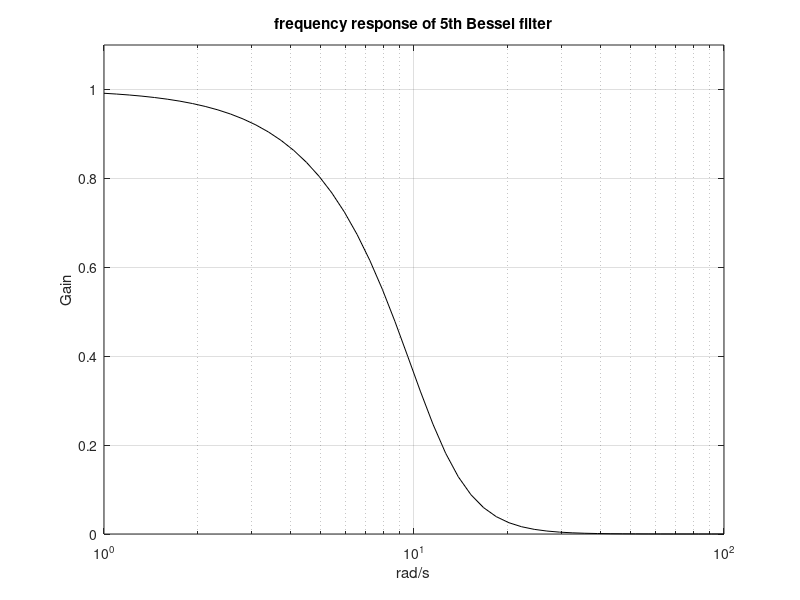

Write MATLAB code to recreate this figure.
% Frequency response of Bessel filter
wc=10; % desired cut-off frequency
N=5; % order of the filter
[num,den]=besself(N,wc); %analog Bessel filter
w=logspace(0,2); %logaritmic set of frequency values
G=freqs(num,den,w); %computes frequency response
semilogx(w,abs(G),'k'); %plots linear amplitude
axis([1 100 0 1.1]);
grid;
ylabel('Gain'); xlabel('rad/s'); title('frequency response of 5th Bessel filter');
